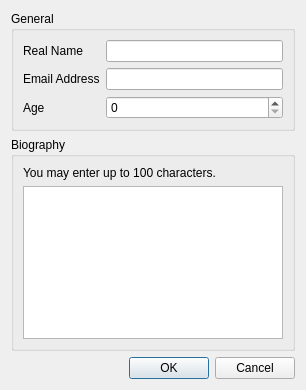
<?xml version="1.0" encoding="UTF-8"?>
<ui version="4.0">
 <class>ProfileDialog</class>
 <widget class="QDialog" name="ProfileDialog">
  <property name="geometry">
   <rect>
    <x>0</x>
    <y>0</y>
    <width>306</width>
    <height>390</height>
   </rect>
  </property>
  <property name="windowTitle">
   <string>Dialog</string>
  </property>
  <property name="modal">
   <bool>true</bool>
  </property>
  <layout class="QVBoxLayout" name="verticalLayout_4">
   <item>
    <widget class="QGroupBox" name="groupBox">
     <property name="title">
      <string>General</string>
     </property>
     <layout class="QVBoxLayout" name="verticalLayout">
      <item>
       <layout class="QGridLayout" name="gridLayout">
        <item row="0" column="0">
         <widget class="QLabel" name="label">
          <property name="text">
           <string>Real Name</string>
          </property>
         </widget>
        </item>
        <item row="0" column="1">
         <widget class="QLineEdit" name="nameEdit"/>
        </item>
        <item row="1" column="0">
         <widget class="QLabel" name="label_2">
          <property name="text">
           <string>Email Address</string>
          </property>
         </widget>
        </item>
        <item row="1" column="1">
         <widget class="QLineEdit" name="emailEdit"/>
        </item>
        <item row="2" column="0">
         <widget class="QLabel" name="label_3">
          <property name="text">
           <string>Age</string>
          </property>
         </widget>
        </item>
        <item row="2" column="1">
         <widget class="QSpinBox" name="ageBox"/>
        </item>
       </layout>
      </item>
     </layout>
    </widget>
   </item>
   <item>
    <widget class="QGroupBox" name="groupBox_2">
     <property name="title">
      <string>Biography</string>
     </property>
     <layout class="QVBoxLayout" name="verticalLayout_3">
      <item>
       <layout class="QVBoxLayout" name="verticalLayout_2">
        <item>
         <widget class="QLabel" name="label_4">
          <property name="text">
           <string>You may enter up to 100 characters.</string>
          </property>
         </widget>
        </item>
        <item>
         <widget class="QTextEdit" name="bioEdit"/>
        </item>
       </layout>
      </item>
     </layout>
    </widget>
   </item>
   <item>
    <widget class="QDialogButtonBox" name="buttonBox">
     <property name="orientation">
      <enum>Qt::Horizontal</enum>
     </property>
     <property name="standardButtons">
      <set>QDialogButtonBox::Cancel|QDialogButtonBox::Ok</set>
     </property>
    </widget>
   </item>
  </layout>
 </widget>
 <resources/>
 <connections>
  <connection>
   <sender>buttonBox</sender>
   <signal>accepted()</signal>
   <receiver>ProfileDialog</receiver>
   <slot>accept()</slot>
   <hints>
    <hint type="sourcelabel">
     <x>248</x>
     <y>254</y>
    </hint>
    <hint type="destinationlabel">
     <x>157</x>
     <y>274</y>
    </hint>
   </hints>
  </connection>
  <connection>
   <sender>buttonBox</sender>
   <signal>rejected()</signal>
   <receiver>ProfileDialog</receiver>
   <slot>reject()</slot>
   <hints>
    <hint type="sourcelabel">
     <x>316</x>
     <y>260</y>
    </hint>
    <hint type="destinationlabel">
     <x>286</x>
     <y>274</y>
    </hint>
   </hints>
  </connection>
 </connections>
</ui>
